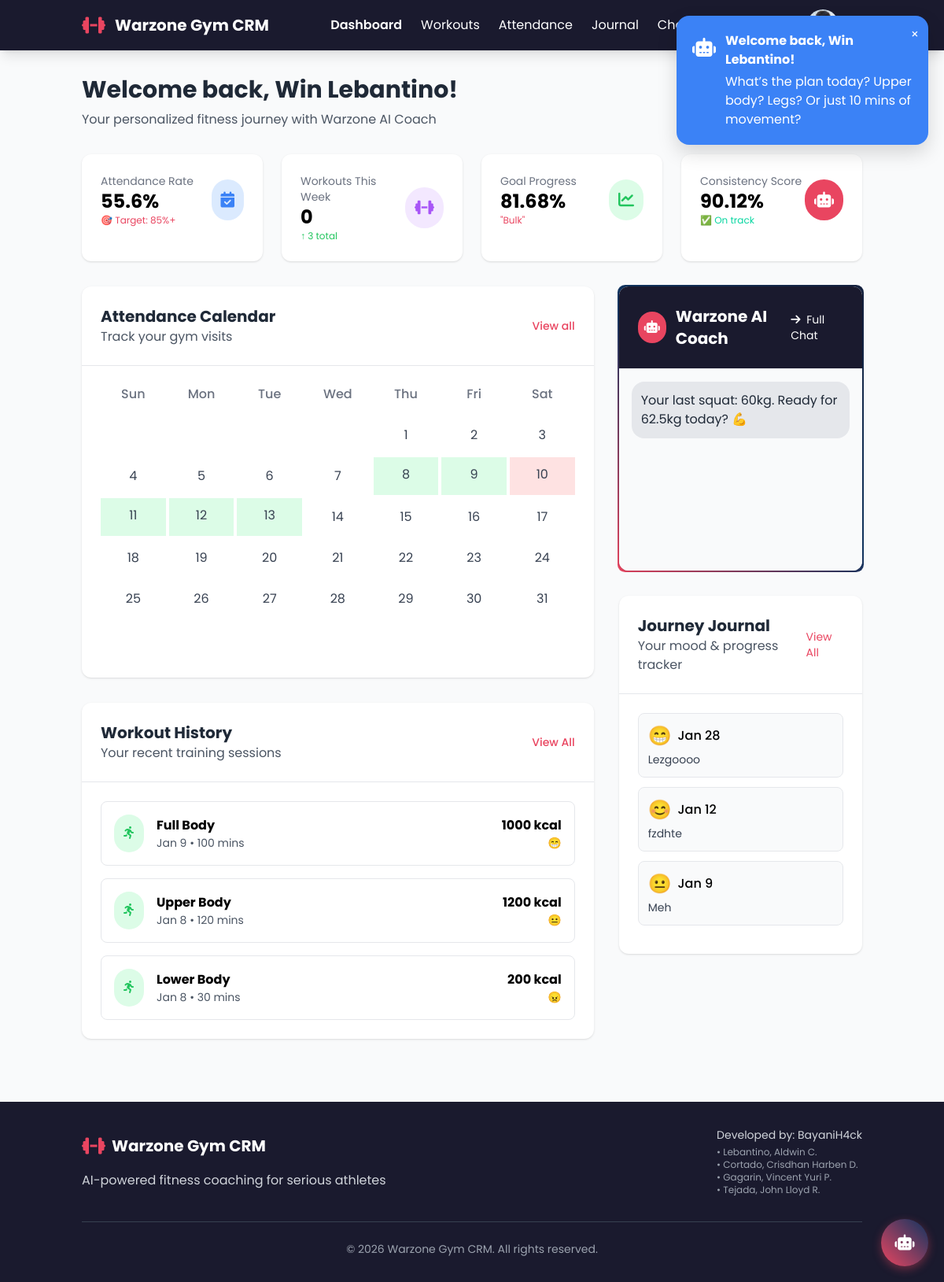
The app's page /dashboard.php (signed in) with its own data.
### tables this page shows
CREATE TABLE `users` (
  `id` int(11) NOT NULL,
  `name` varchar(100) NOT NULL,
  `email` varchar(100) NOT NULL,
  `goal` text DEFAULT 'General fitness',
  `password` varchar(255) NOT NULL,
  `role` enum('user','admin') DEFAULT 'user',
  `fitness_goal` text DEFAULT NULL,
  `weight` decimal(5,2) DEFAULT NULL,
  `height` decimal(5,2) DEFAULT NULL,
  `created_at` timestamp NOT NULL DEFAULT current_timestamp(),
  `last_login` timestamp NULL DEFAULT NULL,
  `profile_picture` varchar(255) NOT NULL DEFAULT 'default.png',
  `coach_style` enum('gentle','balanced','hardcore') DEFAULT 'balanced'
);

CREATE TABLE `workouts` (
  `id` int(11) NOT NULL,
  `user_id` int(11) NOT NULL,
  `date` date NOT NULL,
  `type` varchar(50) NOT NULL,
  `duration` int(11) NOT NULL,
  `calories_burned` int(11) DEFAULT NULL,
  `notes` text DEFAULT NULL,
  `mood` varchar(10) DEFAULT '?',
  `exercises` text DEFAULT NULL
);

CREATE TABLE `mood_checkins` (
  `id` int(11) NOT NULL,
  `user_id` int(11) NOT NULL,
  `date` date NOT NULL,
  `mood` varchar(10) NOT NULL DEFAULT '?',
  `notes` text DEFAULT NULL,
  `archived` tinyint(1) DEFAULT 0,
  `starred` tinyint(1) DEFAULT 0
);

### dashboard.php (the view, shortened to what the rows shown need)
<?php
require_once 'auth.php';
require_once 'config.php';
$user_id = $_SESSION['user_id'];
$user_name = $_SESSION['user_name'];
$user_data = get_user_data($user_id);
$attendance_rate = calculate_attendance_rate($user_id);
$workouts = get_recent_workouts($user_id, 5);
$stmt = $pdo->prepare("
    SELECT * FROM mood_checkins
    WHERE user_id = ?
    ORDER BY date DESC
    LIMIT 30
");
$stmt->execute([$user_id]);
$mood_history = $stmt->fetchAll(PDO::FETCH_ASSOC);
$goal_progress = 0;
$ai_confidence = 0;
if (!empty($user_data['fitness_goal'])) {
    $goal_progress = min(100, 50 + ($attendance_rate * 0.3) + (count($workouts) * 5));
    $ai_confidence = min(100, 70 + ($attendance_rate * 0.2) + (count($workouts) * 3));
}
?>
<!DOCTYPE html>
<html lang="en">
<head>
    <script src="https://cdn.tailwindcss.com"></script>
    <link rel="stylesheet" href="https://cdnjs.cloudflare.com/ajax/libs/font-awesome/6.4.0/css/all.min.css">
</head>
<body class="flex flex-col min-h-screen bg-gray-50">
    <main class="container mx-auto px-4 py-8">
        <div class="mb-8">
            <h2 class="text-3xl font-bold text-gray-800 mb-2">Welcome back, <?= htmlspecialchars($user_name) ?>!</h2>
        </div>
        <div class="grid grid-cols-1 md:grid-cols-2 lg:grid-cols-4 gap-6 mb-8">
            <?php if (!empty($user_data['fitness_goal'])): ?>
                <div id="goalProgressCard"
     class="dashboard-card bg-white p-6 rounded-xl shadow cursor-pointer hover:ring-2 hover:ring-highlight">
                <div class="flex justify-between items-center">
                    <div>
                        <p class="text-gray-500 text-sm">Goal Progress</p>
                        <p class="text-2xl font-bold"><?= $goal_progress ?>%</p>
                        <p class="text-xs text-highlight">"<?= htmlspecialchars(substr($user_data['fitness_goal'], 0, 20)) . (strlen($user_data['fitness_goal']) > 20 ? '…' : '') ?>"</p>
                    </div>
                    <div class="bg-green-100 p-3 rounded-full">
                        <i class="fas fa-chart-line text-green-500 text-xl"></i>
                    </div>
                </div>
            </div>
            <div class="dashboard-card bg-white p-6 rounded-xl shadow">
                <div class="flex justify-between items-center">
                    <div>
                    <p class="text-gray-500 text-sm">Consistency Score</p>
                    <p class="text-2xl font-bold"><?= $ai_confidence ?>%</p>
                    <p class="text-xs <?= $ai_confidence > 85 ? 'text-success' : 'text-yellow-500' ?>">
                        <?= $ai_confidence > 85 ? '✅ On track' : '⚠️ Needs attention' ?>
                    </p>
                    </div>
                    <div class="bg-highlight p-3 rounded-full">
                        <i class="fas fa-robot text-white text-xl"></i>
                    </div>
                </div>
            </div>
            <?php endif; ?>
        </div>
        <div class="grid grid-cols-1 lg:grid-cols-3 gap-8">
            <div class="lg:col-span-2 space-y-8">
                <div class="bg-white rounded-xl shadow overflow-hidden">
                    <div class="p-6">
                        <?php if (empty($workouts)): ?>
                            <div class="text-center py-8 text-gray-500">
                                <i class="fas fa-dumbbell text-4xl mb-4 text-gray-300"></i>
                                <p>No workouts logged yet. Get moving!</p>
                            </div>
                        <?php else: ?>
                            <div class="space-y-4">
                                <?php
                                $recent_workouts = array_slice($workouts, 0, 3);
                                foreach ($recent_workouts as $workout):
                                ?>
                                <div class="flex items-center justify-between p-4 border rounded-lg">
                                    <div class="flex items-center">
                                        <div class="bg-green-100 p-3 rounded-full mr-4">
                                            <i class="fas fa-running text-green-500"></i>
                                        </div>
                                        <div>
                                            <h4 class="font-bold"><?= htmlspecialchars($workout['type']) ?></h4>
                                            <p class="text-gray-600 text-sm"><?= date('M j', strtotime($workout['date'])) ?> • <?= $workout['duration'] ?> mins</p>
                                        </div>
                                    </div>
                                    <div class="text-right">
                                        <p class="font-bold"><?= $workout['calories_burned'] ?> kcal</p>
                                        <p class="text-gray-600 text-sm"><?= $workout['mood'] ?></p>
                                    </div>
                                </div>
                                <?php endforeach; ?>
                            </div>
                        <?php endif; ?>
                    </div>
                </div>
            </div>
            <div class="space-y-8">
                <div class="bg-white rounded-xl shadow overflow-hidden">
                    <div class="p-6">
                        <?php if (empty($mood_history)): ?>
                            <div class="text-center py-6">
                                <i class="fas fa-book-open text-3xl text-gray-300"></i>
                                <p class="mt-2">No entries yet. Start your journey!</p>
                                <button id="quickJournalBtn" class="mt-3 btn-primary px-3 py-1 text-sm">
                                    <i class="fas fa-plus mr-1"></i> Quick Log
                                </button>
                            </div>
                        <?php else: ?>
                            <?php foreach (array_slice($mood_history, 0, 3) as $entry): ?>
                            <div class="journal-card <?= $entry['archived'] ? 'journal-archived' : '' ?> p-3 rounded-lg mb-3 bg-gray-50 border">
                                <div class="flex items-center">
                                    <span class="text-2xl mr-2"><?= $entry['mood'] ?></span>
                                    <span class="font-medium"><?= date('M j', strtotime($entry['date'])) ?></span>
                                </div>
                                <?php if (!empty($entry['notes'])): ?>
                                    <p class="text-gray-700 mt-1 text-sm"><?= htmlspecialchars($entry['notes']) ?></p>
                                <?php endif; ?>
                            </div>
                            <?php endforeach; ?>
                        <?php endif; ?>
                    </div>
                </div>
            </div>
        </div>
    </main>
    <footer class="bg-primary text-white py-8 mt-12">
        <div class="container mx-auto px-4">
            <div class="flex flex-col md:flex-row justify-between items-center">
                <div class="mb-4 md:mb-0">
                    <div class="flex items-center space-x-2 mb-4">
                        <h2 class="text-xl font-bold">Warzone Gym CRM</h2>
                    </div>
                </div>
            </div>
        </div>
    </footer>
</body>
</html>

### records on screen
users: fitness_goal "Bulk"
workouts: type "Full Body", date "Jan 9", duration "100", calories_burned "1000", mood "😁"
workouts: type "Upper Body", date "Jan 8", duration "120", calories_burned "1200", mood "😐"
workouts: type "Lower Body", date "Jan 8", duration "30", calories_burned "200", mood "😠"
mood_checkins: mood "😁", date "Jan 28", notes "Lezgoooo"
mood_checkins: mood "😊", date "Jan 12", notes "fzdhte"
mood_checkins: mood "😐", date "Jan 9", notes "Meh"

### other values on screen
$user_name "Win Lebantino"
$attendance_rate "55.6"
count($workouts) "3"
$goal_progress "81.68"
$ai_confidence "90.12"
$d "Sun"
$d "Mon"
$d "Tue"
$d "Wed"
$d "Thu"
$d "Fri"
$d "Sat"
$ai_messages[0] "Your last squat: 60kg. Ready for 62.5kg today? 💪"
